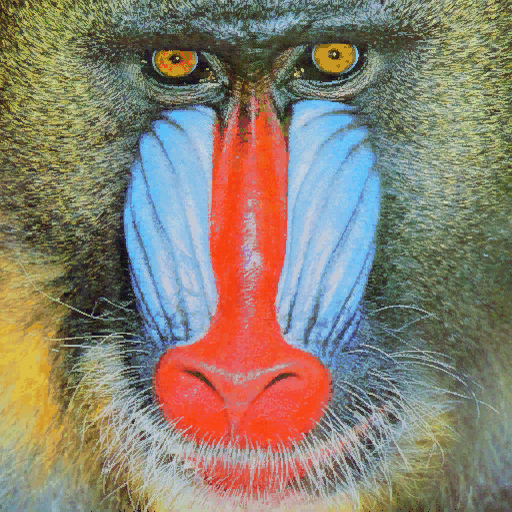
#> input picture Practica 2/P2/mandril.jpg, 512 x 512 px
$ jupyter execute VC_P2.ipynb   (older library calls are emulated)   (text cells are left out)
#> lines starting #> are read from the running program, lines starting #| are printed output that depends on the picture; after the words box and inside, x2 and y2 are one past the last pixel; in counts of white or black regions, pixels touching at a corner belong together
[cell 1]
import cv2
import numpy as np
import matplotlib.pyplot as plt
from PIL import Image, ImageDraw, ImageFont
import random

[cell 2]
#Obtiene contornos con el operador de Canny
img = cv2.imread('mandril.jpg')
#> img is the input picture: shape (512, 512, 3); mean B, G, R 112.9, 128.5, 137.5
gris = cv2.cvtColor(img, cv2.COLOR_BGR2GRAY)
canny = cv2.Canny(gris, 100, 200)
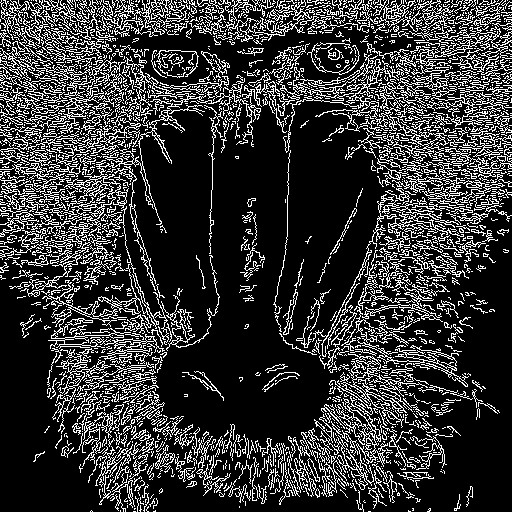
#> canny: shape (512, 512); 21.2% white in thin lines or dots
ggris = cv2.GaussianBlur(gris, (3, 3), 0)

#Calcula en ambas direcciones (horizontal y vertical)
sobelx = cv2.Sobel(ggris, cv2.CV_64F, 1, 0)  # x
sobely = cv2.Sobel(ggris, cv2.CV_64F, 0, 1)  # y
#Combina ambos resultados
sobel = cv2.add(sobelx, sobely)
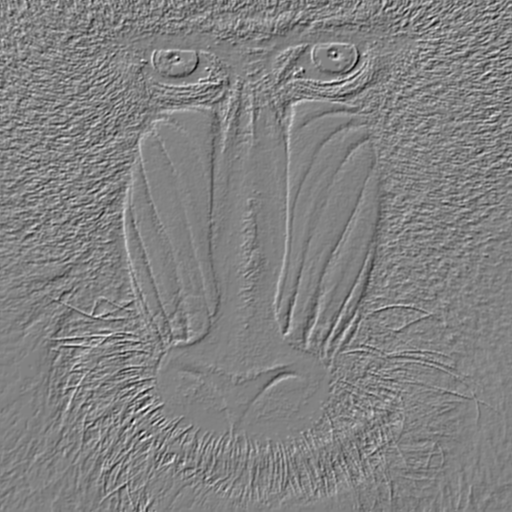
#> sobel: shape (512, 512) float64; min -594, max 570, mean -0.1; drawn with min black and max white
sobel8 = cv2.convertScaleAbs(sobel)
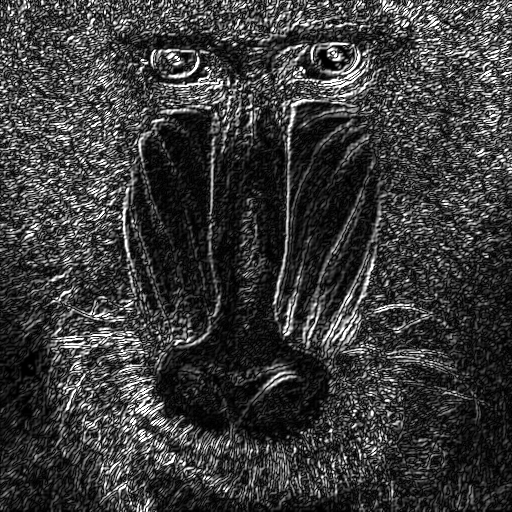
#> sobel8: shape (512, 512); min 0, max 255, mean 58.4
img_rgb = cv2.cvtColor(img, cv2.COLOR_BGR2RGB)

[cell 3]
#El contenido de la imagen resultado de Canny, son valores 0 o 255, lo compruebas al descomentar
#print(canny)
#Cuenta el número de píxeles blancos (255) por fila
#Suma los valores de los pixeles por fila
row_counts = cv2.reduce(canny, 1, cv2.REDUCE_SUM, dtype=cv2.CV_32SC1)
#> row_counts = 512 values, max 56100 at index 12, min 4335 at index 507, mean 27646.1

#Normaliza en base al número de filas, primer valor devuelto por shape, y al valor máximo del píxel (255)
#El resultado será el número de píxeles blancos por fila
rows = row_counts.flatten() / 255
#> rows = 512 values, max 220 at index 12, min 17 at index 507, mean 108.4

maxfil = np.max(rows)
#> maxfil = 220
umbral = 0.90 * maxfil
#> umbral = 198
posiciones = np.where(rows >= umbral)[0]
#> posiciones = [6, 12, 15, 20, 21, 88, 100]
num_filas = len(posiciones)
#> num_filas = 7

print(f"Valor máximo de píxeles blancos en una fila (maxfil): {maxfil}")
#| Valor máximo de píxeles blancos en una fila (maxfil): 220.0
print(f"Número de filas que cumplen la condición: {num_filas}")
#| Número de filas que cumplen la condición: 7
print(f"Posiciones exactas de dichas filas: {posiciones}")
#| Posiciones exactas de dichas filas: [  6  12  15  20  21  88 100]

# Convertimos la imagen Canny a BGR para poder pintar líneas a color (rojo) sobre ella
canny_color = cv2.cvtColor(canny, cv2.COLOR_GRAY2BGR)
#> canny_color: shape (512, 512, 3); 21.2% white in thin lines or dots

# Dibujamos una línea horizontal roja de extremo a extremo en cada fila detectada
for y in posiciones:
    cv2.line(canny_color, (0, y), (canny.shape[1], y), (0, 0, 255), 1)
#> this loop made 7 passes
#> y on passes 1 to 7: 6, 12, 15, 20, 21, 88, 100
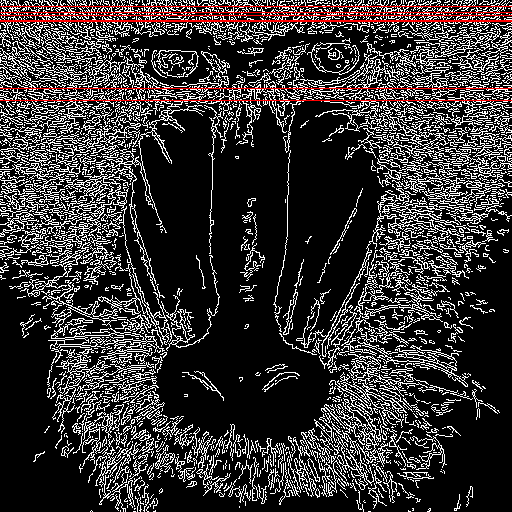
#> canny_color: shape (512, 512, 3); mean B, G, R 52.6, 52.6, 56.1

plt.figure(figsize=(12, 5))

#Muestra dicha cuenta gráficamente
plt.subplot(1, 2, 1)
plt.axis("off")
plt.title("Canny")
plt.imshow(canny, cmap='gray')
plt.imshow(cv2.cvtColor(canny_color, cv2.COLOR_BGR2RGB))

plt.subplot(1, 2, 2)
plt.title("Respuesta de Canny")
plt.xlabel("Filas")
plt.ylabel("% píxeles")
plt.plot(rows)

# Dibuja una línea horizontal indicando dónde está el umbral del 90%
plt.axhline(y=umbral, color='r', linestyle='-', label=f'Umbral (0.9*maxfil = {umbral:.1f})')
plt.legend()

#Rango en x definido por las columnas
plt.xlim([0, canny.shape[0]])
#> Out = (0, 512)
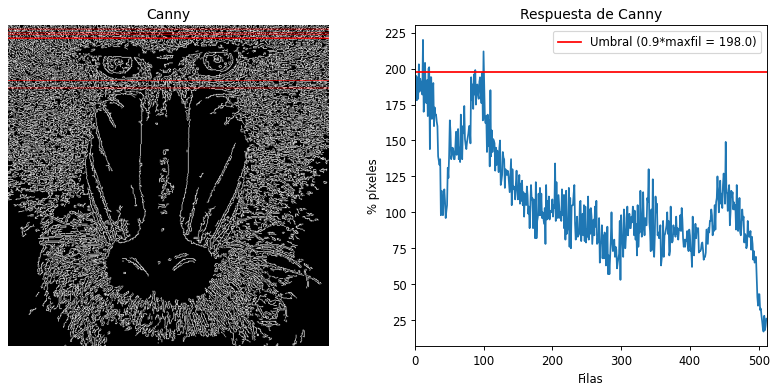
#> figure drawn by matplotlib, 2 panels; panel 2: curve peaks at x = 12, y = 220

[cell 4]
## Define valor umbral
valorUmbral = 100
## Obtiene imagen umbralizada para dicho valor definido, pero usando sobel8
_, sobel_umbral = cv2.threshold(sobel8, valorUmbral, 255, cv2.THRESH_BINARY)
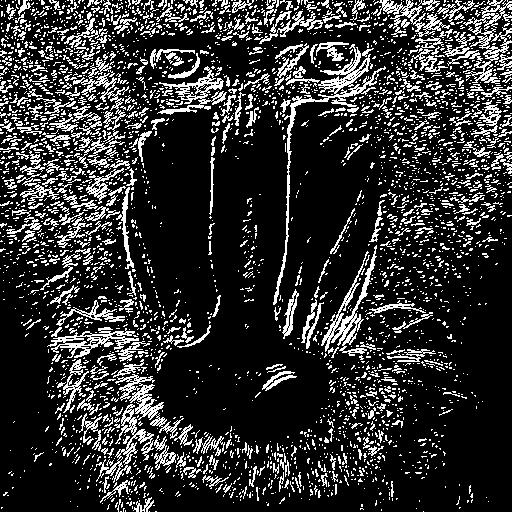
#> sobel_umbral: shape (512, 512); 19.1% white in thin lines or dots


## Cuenta el número de píxeles blancos (255) por columna y por fila
## Suma los valores de los pixeles por columna (0) y por fila (1)
col_counts = cv2.reduce(sobel_umbral, 0, cv2.REDUCE_SUM, dtype=cv2.CV_32SC1)
row_counts = cv2.reduce(sobel_umbral, 1, cv2.REDUCE_SUM, dtype=cv2.CV_32SC1)
#> row_counts = 512 values, max 55080 at index 83, min 3825 at index 510, mean 24905.8

## El resultado será el número de píxeles blancos puros
cols = col_counts[0] / 255
#> cols = 512 values, max 219 at index 127, min 23 at index 261, mean 97.67
rows = row_counts.flatten() / 255
#> rows = 512 values, max 216 at index 83, min 15 at index 510, mean 97.67


## Calcula el valor máximo de la cuenta por filas y columnas
maxcol = np.max(cols)
#> maxcol = 219
maxfil = np.max(rows)
#> maxfil = 216

## Hacemos una copia de la imagen a color para dibujar encima
img_resultado = img_rgb.copy()

## Recorremos las filas. Si supera el 0.90*máximo, dibujamos una primitiva (línea)
for f in range(len(rows)):
    if rows[f] >= 0.90 * maxfil:
        # cv2.line(imagen, inicio, fin, color(R,G,B), grosor)
        cv2.line(img_resultado, (0, f), (img_resultado.shape[1], f), (255, 0, 0), 1)
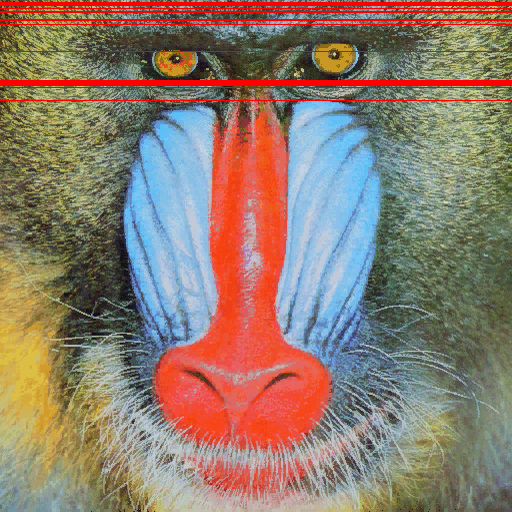
#> img_resultado: shape (512, 512, 3); mean R, G, B 142.7, 124, 109.3

## Recorremos las columnas. Si supera el 0.90*máximo, dibujamos una primitiva (línea)
for c in range(len(cols)):
    if cols[c] >= 0.90 * maxcol:
        cv2.line(img_resultado, (c, 0), (c, img_resultado.shape[0]), (0, 255, 0), 1)
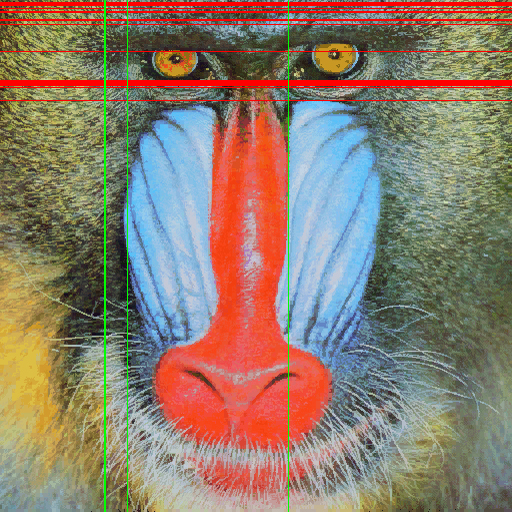
#> img_resultado: shape (512, 512, 3); 0.78% of pixels changed, all inside (x1, y1, x2, y2) = (104, 0, 289, 512)


## Muestra ambos resultados comparativos
## Ampliamos el tamaño de la figura (ancho, alto en pulgadas)
plt.figure(figsize=(15, 5))

plt.subplot(1, 3, 1)
plt.axis("off")
plt.title('Canny original')
plt.imshow(canny, cmap='gray')

plt.subplot(1, 3, 2)
plt.axis("off")
plt.title('Sobel Umbralizado')
plt.imshow(sobel_umbral, cmap='gray')

plt.subplot(1, 3, 3)
plt.axis("off")
plt.title('Filas/Cols destacadas')
plt.imshow(img_resultado)

## Ajusta automáticamente la separación entre gráficos
plt.tight_layout(pad=3.0)
plt.show()

[cell 5]
vid = cv2.VideoCapture(0)

fotograma_anterior = None
pelotas = []

umbral_movimiento = 0.075
umbral_pixels = 25
tiempo_entre_pelotas = 0.8
radio_pelota = 18

ultimo_movimiento = 0
movimiento_anterior = False
fotogramas_inicio = 0
maximo_pelotas = 20

while True:
    ret, frame = vid.read()
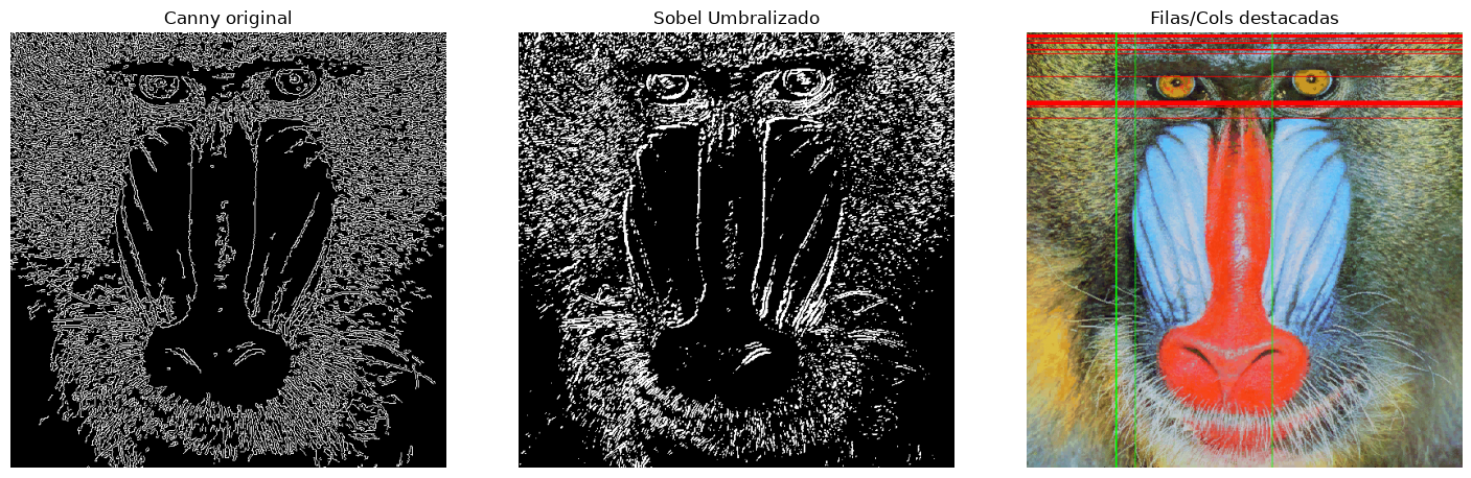
#> input picture Practica 2/P2/image-2.png, 1471 x 478 px, given in place of the camera
#> frame is the input picture: shape (478, 1471, 3); mean B, G, R 104.7, 109.2, 113.7

    if  ret:

        frame = cv2.flip(frame, 1)
        fotogramas_inicio += 1
        alto, ancho = frame.shape[:2]
#> alto = 478; ancho = 1471
        ancho_mitad = ancho // 2
#> ancho_mitad = 735

        #Pasamos la imagen a escala de grices y eliminamos el ruido
        gris_actual = cv2.cvtColor(frame, cv2.COLOR_BGR2GRAY)
        gris_actual = cv2.GaussianBlur(gris_actual, (5, 5), 0)

        # Guarda el movimiento detectado en cada lado de la imagen
        proporciones = [0.0, 0.0]

        # Guarda las zonas de movimiento detectadas en cada fotograma para poder interactuar con las pelotas
        zonas_movimiento = []

        if fotograma_anterior is not None:

            diferencia = cv2.absdiff(gris_actual, fotograma_anterior)

            # Guarda la máscara de movimiento binaria, donde los píxeles blancos representan el movimiento detectado
            _, mascara_movimiento = cv2.threshold(diferencia, umbral_pixels, 255, cv2.THRESH_BINARY)

            # Elimina el ruido de la máscara de movimiento
            mascara_movimiento = cv2.morphologyEx(mascara_movimiento,cv2.MORPH_OPEN,np.ones((3, 3), np.uint8))


            #Define cada zona de la imagen (izquierda y derecha) para detectar movimiento
            zona_izq = mascara_movimiento[:, :ancho_mitad]
            zona_der = mascara_movimiento[:, ancho_mitad:]

            #Detecta el movimiento en cada zona y calcula la proporción de píxeles blancos respecto al total de píxeles de la zona
            proporciones[0] = np.count_nonzero(zona_izq) / zona_izq.size
            proporciones[1] = np.count_nonzero(zona_der) / zona_der.size


            # Guarda el contorno de cada movimiento detectado
            contornos = cv2.findContours(mascara_movimiento, cv2.RETR_EXTERNAL, cv2.CHAIN_APPROX_SIMPLE)[-2]

            for contorno in contornos:
                area = cv2.contourArea(contorno)
                if 250 < area < (ancho * alto * 0.15):
                    x, y, w, h = cv2.boundingRect(contorno)
                    cx = x + w // 2
                    cy = y + h // 2
                    zonas_movimiento.append((x, y, x + w, y + h, cx, cy, area))

            lado_activo = int(np.argmax(proporciones))

            hay_movimiento = True if proporciones[lado_activo] >= umbral_movimiento else False

            movimiento_actual = cv2.getTickCount() / cv2.getTickFrequency()

            if (hay_movimiento and not movimiento_anterior and fotogramas_inicio > 30
                and movimiento_actual - ultimo_movimiento >= tiempo_entre_pelotas and len(pelotas) < maximo_pelotas):

                if lado_activo == 0:
                    # izquierda: baja hasta el borde inferior
                    x_ini = random.randint(0 + radio_pelota, ancho_mitad - radio_pelota)
                    y_ini = radio_pelota
                    vy = 5
                else:
                    # derecha: sube hasta el borde superior
                    x_ini = random.randint(ancho_mitad + radio_pelota, ancho - radio_pelota)
                    y_ini = alto - radio_pelota
                    vy = -5

                pelotas.append({
                    "x": x_ini,
                    "y": y_ini,
                    "vx": 0,
                    "vy": vy,
                    "lado": lado_activo,
                })

                ultimo_movimiento = movimiento_actual

            movimiento_anterior = hay_movimiento

        fotograma_anterior = gris_actual

        cv2.line(frame, (ancho_mitad, 0), (ancho_mitad, alto), (255, 255, 255), 2)

        cv2.putText(frame, f"Pelotas actuales: {len(pelotas)}", (10, 30),
                    cv2.FONT_HERSHEY_SIMPLEX, 0.7, (0, 255, 255), 2)

        for pelota in pelotas:
            pelota["y"] += pelota["vy"]

            #Comprobamos si la pelota toco con un borde
            if pelota["y"] <= radio_pelota:
                pelota["y"] = radio_pelota
                pelota["vy"] = 0
            elif pelota["y"] >= alto - radio_pelota:
                pelota["y"] = alto - radio_pelota
                pelota["vy"] = 0

            # Fija el rango X según la mitad
            if pelota["lado"] == 0:
                min_x = radio_pelota
                max_x = ancho_mitad - radio_pelota
            else:
                min_x = ancho_mitad + radio_pelota
                max_x = ancho - radio_pelota

            # Si la mano toca la pelota, solo entonces se puede mover en X
            # Esta parte la realizo la IA
            tocada = False
            for x1, y1, x2, y2, cx, cy, area in zonas_movimiento:
                if abs(cx - pelota["x"]) <= radio_pelota + 12 and abs(cy - pelota["y"]) <= radio_pelota + 12:
                    tocada = True
                    pelota["x"] = int(np.clip(cx, min_x, max_x))
                    break

            if not tocada and pelota["vy"] == 0:
                pelota["x"] = int(np.clip(pelota["x"], min_x, max_x))

            cv2.circle(frame,(int(pelota["x"]), int(pelota["y"])),radio_pelota,(0, 0, 255),-1)


        # Muestra la proporción de movimiento detectado en cada lado de la imagen
        for lado, proporcion in enumerate(proporciones):
            x_texto = lado * ancho_mitad + 10
            cv2.putText(frame,f"Movimiento: {proporcion:.3f}",(x_texto, alto - 15),cv2.FONT_HERSHEY_SIMPLEX,0.5,(255, 255, 0),1)
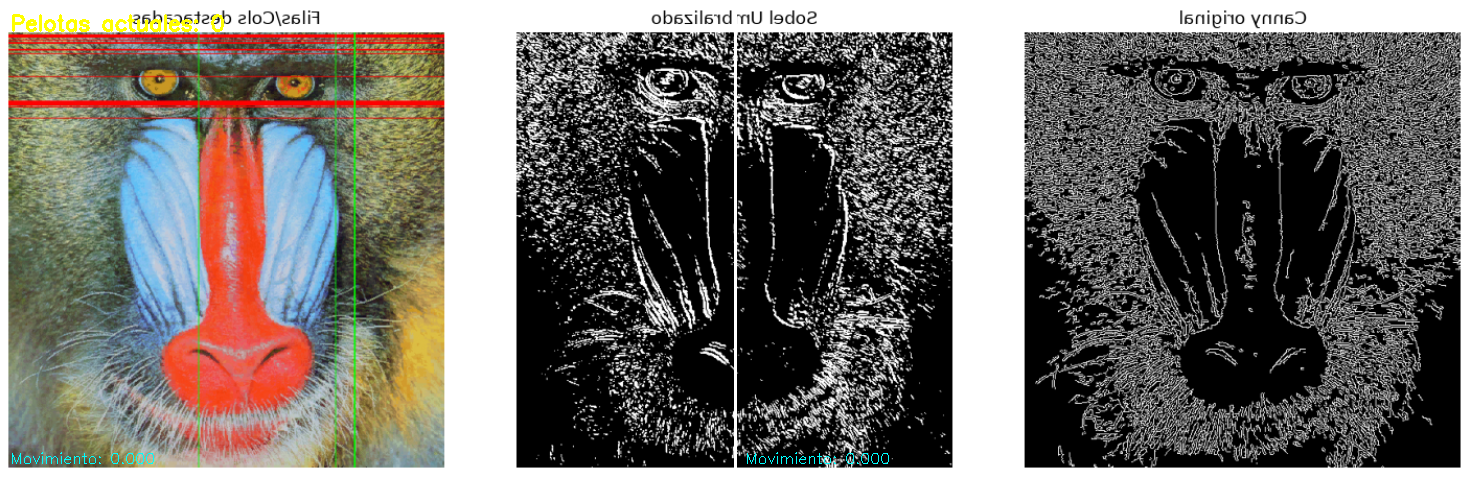
#> frame: shape (478, 1471, 3); mean B, G, R 104.8, 109.8, 114.1

        cv2.imshow("Movimientos que generan pelotas", frame)

    if cv2.waitKey(20) == 27:
#> (key Esc is pressed here)
        break

vid.release()
cv2.destroyAllWindows()
